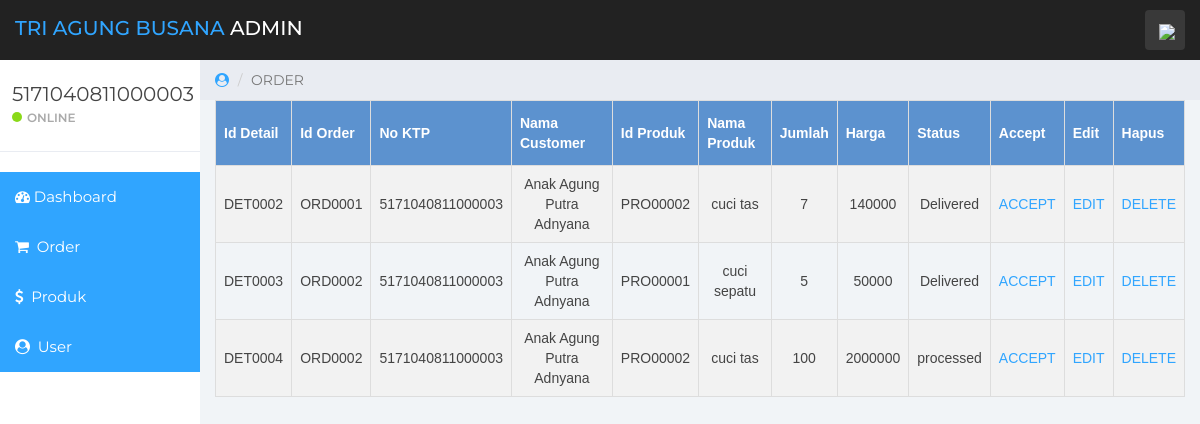
The app's page /admin/index.php?page=order (signed in) with its own data.
### tables this page shows
CREATE TABLE `order_detail` (
  `id_detail` varchar(11) NOT NULL,
  `id_order` varchar(11) NOT NULL,
  `id_produk` varchar(10) NOT NULL,
  `jumlah` int(11) NOT NULL,
  `total_harga` int(100) NOT NULL,
  `status` varchar(50) NOT NULL
);

CREATE TABLE `order` (
  `id_order` varchar(11) NOT NULL,
  `no_ktp` varchar(16) NOT NULL,
  `tgl_pesan` varchar(20) NOT NULL DEFAULT current_timestamp()
);

CREATE TABLE `user` (
  `no_ktp` varchar(16) NOT NULL,
  `username` varchar(50) NOT NULL,
  `pass` varchar(15) NOT NULL,
  `role` varchar(50) NOT NULL,
  `nama` varchar(50) NOT NULL,
  `email` varchar(50) NOT NULL,
  `alamat` varchar(255) NOT NULL,
  `gender` varchar(50) NOT NULL,
  `tgl_lahir` date NOT NULL,
  `no_telp` varchar(20) NOT NULL
);

CREATE TABLE `produk` (
  `id_produk` varchar(10) NOT NULL,
  `id_kategori` varchar(10) NOT NULL,
  `nama_produk` varchar(50) NOT NULL,
  `gambar` longblob NOT NULL,
  `deskripsi` varchar(255) NOT NULL,
  `harga` int(11) NOT NULL
);

### admin/order.php (the view, shortened to what this page needs)
<div class="col-sm-9 col-sm-offset-3 col-lg-10 col-lg-offset-2 main">
		<div class="row">
			<ol class="breadcrumb">
				<li><a href="#">
					<em class="fa fa-user-circle"></em>
				</a></li>
				<li class="active">ORDER</li>
			</ol>
		</div>
        <div><table class="customers" >
            <tr align="center">
                <th>Id Detail</th>
                <th>Id Order</th>
                <th>No KTP</th>
                <th>Nama Customer</th>
                <th>Id Produk</th>
                <th>Nama Produk</th>
                <th>Jumlah</th>
				<th>Harga</th>
                <th>Status</th>
                <th>Accept</th>
                <th>Edit</th>
                <th>Hapus</th>
            </tr>
            <?php
	$a	 ='SELECT *
		FROM (((order_detail d
		INNER JOIN `order` o ON o.id_order=d.id_order)
		INNER JOIN produk p ON p.id_produk=d.id_produk)
		INNER JOIN `user` u ON u.no_ktp = o.no_ktp)';
	$b	 = mysqli_query($koneksi,$a) or die (mysqli_error($koneksi));
	$c	 = mysqli_num_rows($b);
	if($c !=0){
		while($d=mysqli_fetch_array($b))
		{
			$id_d			= $d['id_detail'];
			$id_o			= $d['id_order'];
			$id_P			= $d['id_produk'];
			$ktp			= $d['no_ktp'];
			$nama_u			= $d['nama'];
			$nama_p		    = $d['nama_produk'];
			$jumlah			= $d['jumlah'];
			$harga			= $d['total_harga'];
			$status			= $d['status'];
			echo'
				<tr align="center">
					<td>'.$id_d.'</td>
					<td>'.$id_o.'</td>
					<td>'.$ktp.'</td>
					<td>'.$nama_u.'</td>
					<td>'.$id_P.'</td>
					<td>'.$nama_p.'</td>
					<td>'.$jumlah.'</td>
					<td>'.$harga.'</td>
					<td>'.$status.'</td>
					<td><a href="index.php?page=order&form=accept&kode='.$id_d.'">ACCEPT</td>
					<td><a href="index.php?page=order&form=edit&kode='.$id_d.'">EDIT</td>
					<td><a href="index.php?page=order&form=hapus&kode='.$id_d.'">DELETE</td>
				</tr>';
		}
	}
?>
        </table></div>
</div>

### admin/index.php (shortened to what this page needs)
<!DOCTYPE html>
<html>
<head>
	<link href="css/bootstrap.min.css" rel="stylesheet">
	<link href="css/font-awesome.min.css" rel="stylesheet">
	<link href="css/datepicker3.css" rel="stylesheet">
	<link href="css/styles.css" rel="stylesheet">
</head>
<body>
	<nav class="navbar navbar-custom navbar-fixed-top" role="navigation">
		<div class="container-fluid">
			<div class="navbar-header">
				<a class="navbar-brand" href="index.php"><span>TRI Agung Busana</span> Admin</a>
				<ul class="nav navbar-top-links navbar-right">
					<li class="dropdown"><a class="dropdown-toggle count-info" data-toggle="dropdown" href="#">
						<em><img src="../assets/image/PngItem_4212617.png" width="10px"></em>
					</a>
					</li>
				</ul>
			</div>
		</div>
	</nav>
	<div id="sidebar-collapse" class="col-sm-3 col-lg-2 sidebar">
		<div class="profile-sidebar">
			<div class="profile-usertitle">
				<div class="profile-usertitle-name"><?php echo($_SESSION['admin'])?></div>
				<div class="profile-usertitle-status"><span class="indicator label-success"></span>Online</div>
			</div>
		</div>
		<ul class="nav menu">
			<li class="active"><a href="index.php"><em class="fa fa-dashboard">&nbsp;</em>Dashboard</a></li>
			<li class="active"><a href="index.php?page=order"><em class="fa fa-shopping-cart">&nbsp;</em> Order</a></li>
			<li class="active"><a href="index.php?page=produk"><em class="fa fa-dollar">&nbsp;</em> Produk</a></li>
			<li class="active"><a href="index.php?page=user"><em class="fa fa-user-circle">&nbsp;</em> User</a></li>
	</ul>
	</div>
<?php
	if(isset($_GET['page'])){
		$hal=($_GET['page']);
		if($hal=="order"){
			include("order.php");
		}else if($hal=="produk"){
			include("produk.php");
		}else if($hal=="user"){
			include("user.php");
		}else if($hal=="logout"){
			include("logout.php");
		}
	}
		else{ include("home_admin.php"); }
?>
</body>
</html>

### admin/css/styles.css (style rules this page uses)
body { background: #f1f4f7; padding-top: 60px; font-size: 14px; color: #444444; font-family: "Montserrat", "Helvetica Neue", Helvetica, Arial, sans-serif; }
a, a:hover, a:focus { color: #30a5ff; }
.navbar-custom { background: #222; height: 60px; }
.navbar-header .navbar-brand { color: #fff; font-size: 20px; text-transform: uppercase; font-weight: 500; height: 60px; padding-top: 18px; }
.navbar-header .navbar-brand span { color: #30a5ff; }
.dropdown { background: rgba(255, 255, 255, 0.1); float: left; margin: 10px 8px; padding: 0px; border-radius: 4px; }
.dropdown a.dropdown-toggle { color: #fff; height: 40px; width: 40px; padding-top: 11px; padding-left: 9px; }
.navbar-top-links li:last-child { margin-right: 15px; }
.dropdown em { margin: 0 5px; }
.label-success { background-color: #8ad919; }
.navbar { border: 0; }
.sidebar { display: block; padding: 0; display: none; box-shadow: none; background: #fff; }
.sidebar ul { margin: 20px 0px; }
@media (min-width: 768px) { .sidebar { display: block; position: fixed; top: 60px; bottom: 0; left: 0; z-index: 1000; display: block; margin: 0; padding: 0; overflow-x: hidden; overflow-y: auto; } }
@media (min-width: 768px) { .navbar-header { width: 100%; } }
.sidebar ul.nav .active a, .sidebar ul.nav li.parent a.active, .sidebar ul.nav .active > a:hover, .sidebar ul.nav li.parent a.active:hover, .sidebar ul.nav .active > a:focus, .sidebar ul.nav li.parent a.active:focus { color: #fff; background-color: #30a5ff; }
.sidebar ul.nav li a { height: 50px; font-size: 15px; line-height: 2em; color: #444444; }
.profile-sidebar { padding: 10px 0; border-bottom: 1px solid #e9ecf2; }
.indicator { width: 10px; height: 10px; display: inline-block; border-radius: 9999px; margin-right: 5px; }
.profile-usertitle { float: left; text-align: left; margin: 10px 0 0 12px; }
.profile-usertitle-name { font-size: 20px; margin-bottom: 0px; }
.profile-usertitle-status { text-transform: uppercase; color: #AAA; font-size: 12px; font-weight: 600; margin-bottom: 15px; }
.breadcrumb { border-radius: 0; padding: 10px 15px 10px 15px; background: #e9ecf2; margin: 0; }
.customers { font-family: Arial, Helvetica, sans-serif; border-collapse: collapse; width: 100%; }
.customers td, .customers th { border: 1px solid #ddd; padding: 8px; }
.customers tr:nth-child(even) { background-color: #f2f2f2; }
.customers th { padding-top: 12px; padding-bottom: 12px; text-align: left; background-color: #5c92cf; color: white; }

### records on screen
order_detail: id_detail "DET0002", id_order.id_order "ORD0001", user.no_ktp "5171040811000003", user.nama "Anak Agung Putra Adnyana", id_produk.id_produk "PRO00002", id_produk.nama_produk "cuci tas", jumlah "7", total_harga "140000", status "Delivered"
order_detail: id_detail "DET0003", id_order.id_order "ORD0002", user.no_ktp "5171040811000003", user.nama "Anak Agung Putra Adnyana", id_produk.id_produk "PRO00001", id_produk.nama_produk "cuci sepatu", jumlah "5", total_harga "50000", status "Delivered"
order_detail: id_detail "DET0004", id_order.id_order "ORD0002", user.no_ktp "5171040811000003", user.nama "Anak Agung Putra Adnyana", id_produk.id_produk "PRO00002", id_produk.nama_produk "cuci tas", jumlah "100", total_harga "2000000", status "processed"

### other values on screen
$_SESSION['admin'] "5171040811000003"
